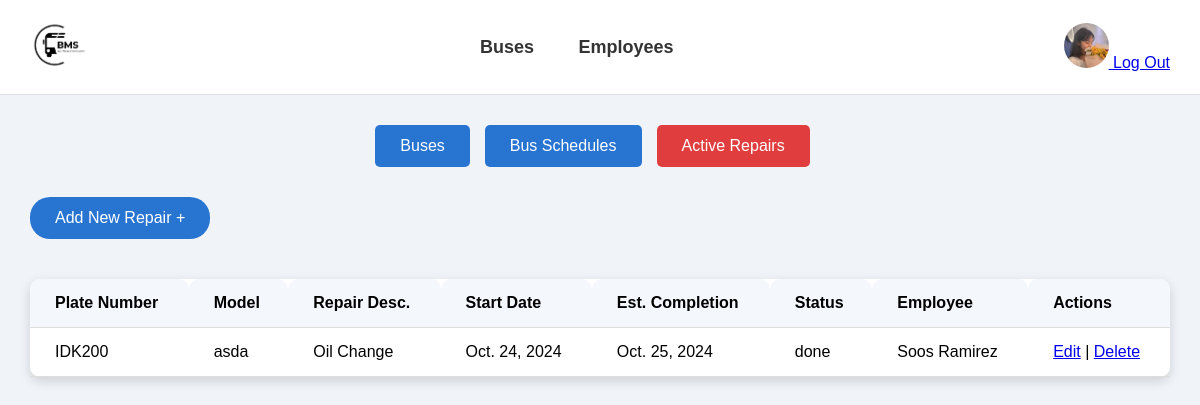
Page /repairs/ (signed in) on the committed database.
### bms_app/models.py (models this page shows, shortened)
class Repair(models.Model):
    repair_desc = models.CharField(max_length=100)
    start_date = models.DateField()
    est_completion = models.DateField()
    status = models.CharField(max_length=100, choices = [('under_maintenance', 'Under Maintenance'), ('done', 'Done')])
    repair_cost = models.FloatField()
    parts_used = models.CharField(max_length=255)
    follow_action = models.CharField(max_length=255)
    bus = models.ForeignKey('Bus', on_delete=models.CASCADE)
    employee = models.ForeignKey('Employee', on_delete=models.CASCADE)

class Bus(models.Model):
    BUS_STATUS_CHOICES = [
        ('on_standby', 'On Standby'),
        ('in_transit', 'In Transit'),
        ('under_maintenance', 'Under Maintenance'),
    ]
    bus_id = models.AutoField(primary_key=True)
    plate_number = models.CharField(max_length=100)
    model = models.CharField(max_length=100)
    make = models.CharField(max_length=100)
    year = models.DateField()
    capacity = models.IntegerField()
    status = models.CharField(max_length=50, choices=BUS_STATUS_CHOICES)  # Use choices here
    user = models.ForeignKey(User, on_delete=models.CASCADE)

class Employee(models.Model):
    JOB_TITLE_CHOICES = [
        ('driver', 'Driver'),
        ('mechanic', 'Mechanic'),
    ]
    EMPLOYEE_STATUS_CHOICES = [
        ('active', 'Active'),
        ('inactive', 'Inactive'),
    ]
    employee_id = models.AutoField(primary_key=True)
    first_name = models.CharField(max_length=100)
    middle_name = models.CharField(max_length=100, null=True, blank=True)  # Added middle name
    last_name = models.CharField(max_length=100, null=True, blank=True)
    email = models.EmailField(max_length=100, null=True, blank=True)
    contact_no = models.CharField(max_length=30, null=True, blank=True)  # Added contact number
    status = models.CharField(max_length=100, choices=EMPLOYEE_STATUS_CHOICES, null=True, blank=True)  # Added status field
    job_title = models.CharField(max_length=100, choices=JOB_TITLE_CHOICES, null=True, blank=True)  # Added job title field
    date_of_hire = models.DateField(default=timezone.now)  # Added date of hire field
    user = models.ForeignKey(User, on_delete=models.CASCADE)
    photo = models.ImageField(upload_to='employee_photos/', null=True, blank=True)  # Field for photo

### bms_app/views.py (the view)
# urls.py: path('repairs/', views.repair_list, name='repair_list'),  # Optional: Separate repair list view
def repair_list(request):
    repairs = Repair.objects.filter(bus__user=request.user)
    return render(request, 'home_page_repair.html', {'repairs': repairs})

### bms_app/templates/home_page_repair.html (shortened to what this page needs)
<!DOCTYPE html>
<html lang="en">
<head>
    {% load static %}
    <link rel="stylesheet" href="{% static 'css/home.css' %}">
</head>
<body>
    <div class="navbar">
        <div class="logo">
            <img src="{% static 'images/logo.png' %}" alt="Logo">
        </div>
        <div class="nav-links">
            <a href="{% url 'bus_list' %}">Buses</a>
            <a href="{% url 'employee_list' %}">Employees</a>
        </div>
        <div class="profile">
            <a href="{% url 'profile' %}">
                <img src="{% static 'images/profile-icon.png' %}" alt="Profile">
            </a>
            <a href="{% url 'logout' %}">Log Out</a>
        </div>
    </div>
    <div class="tabs">
        <a href="{% url 'bus_list' %}"><button class="tab-btn">Buses</button></a>
        <a href="{% url 'schedule_list' %}"><button class="tab-btn">Bus Schedules</button></a>
        <a href="{% url 'repair_list' %}"><button class="tab-btn active">Active Repairs</button></a>
    </div>
    <div class="repair-section">
        <a href="{% url 'add_repair' %}">
            <button class="add-btn">Add New Repair +</button>
        </a>
        <table class="bus-table">
            <thead>
                <tr>
                    <th>Plate Number</th>
                    <th>Model</th>
                    <th>Repair Desc.</th>
                    <th>Start Date</th>
                    <th>Est. Completion</th>
                    <th>Status</th>
                    <th>Employee</th>
                    <th>Actions</th>
                </tr>
            </thead>
            <tbody>
                {% for repair in repairs %}
                    <tr>
                        <td>{{repair.bus.plate_number}}</td>
                        <td>{{repair.bus.model}}</td>
                        <td>{{ repair.repair_desc }}</td>
                        <td>{{ repair.start_date }}</td>
                        <td>{{ repair.est_completion }}</td>
                        <td>{{ repair.status }}</td>
                        <td>{{ repair.employee.first_name }} {{ repair.employee.last_name }}</td>
                        <td>
                            <a href="{% url 'edit_repair' repair.pk %}">Edit</a> |
                            <a href="{% url 'delete_repair' repair.pk %}">Delete</a>
                        </td>
                    </tr>
                {% empty %}
                    <tr>
                        <td colspan="8">No repairs found.</td>
                    </tr>
                {% endfor %}
            </tbody>
        </table>
    </div>
</body>
</html>

### bms_app/static/css/home.css (style rules this page uses)
body { font-family: Arial, sans-serif; margin: 0; padding: 0; background-color: #f0f4f8; }
.navbar { display: flex; justify-content: space-between; align-items: center; background-color: white; padding: 15px 30px; border-bottom: 1px solid #ddd; }
.navbar .logo img { width: 60px; }
.nav-links a { margin: 0 20px; text-decoration: none; color: #333; font-weight: bold; font-size: 18px; transition: color 0.3s; }
.profile img { width: 45px; border-radius: 50%; }
.tabs { display: flex; justify-content: center; margin-top: 30px; }
.tab-btn { background-color: #2874d1; color: white; padding: 12px 25px; border: none; cursor: pointer; margin-right: 15px; font-size: 16px; border-radius: 5px; transition: background-color 0.3s; }
.tab-btn.active { background-color: #e03e3e; }
.schedule-section, .repair-section { margin: 30px; }
.add-btn { background-color: #2874d1; color: white; padding: 12px 25px; border-radius: 20px; border: none; cursor: pointer; font-size: 16px; transition: background-color 0.3s; margin-bottom: 20px; }
.bus-table { width: 100%; border-collapse: collapse; background-color: white; border-radius: 10px; box-shadow: 0 4px 12px rgba(0, 0, 0, 0.15); margin-top: 20px; }
.bus-table th, .bus-table td { padding: 15px 25px; text-align: left; border-bottom: 1px solid #ddd; }
.bus-table th { background-color: #f4f7fc; font-weight: bold; border-top-left-radius: 10px; border-top-right-radius: 10px; }

### rows in the picture
Repair: bus.plate_number "IDK200", bus.model "asda", repair_desc "Oil Change", start_date "Oct. 24, 2024", est_completion "Oct. 25, 2024", status "done", employee.first_name "Soos", employee.last_name "Ramirez"
